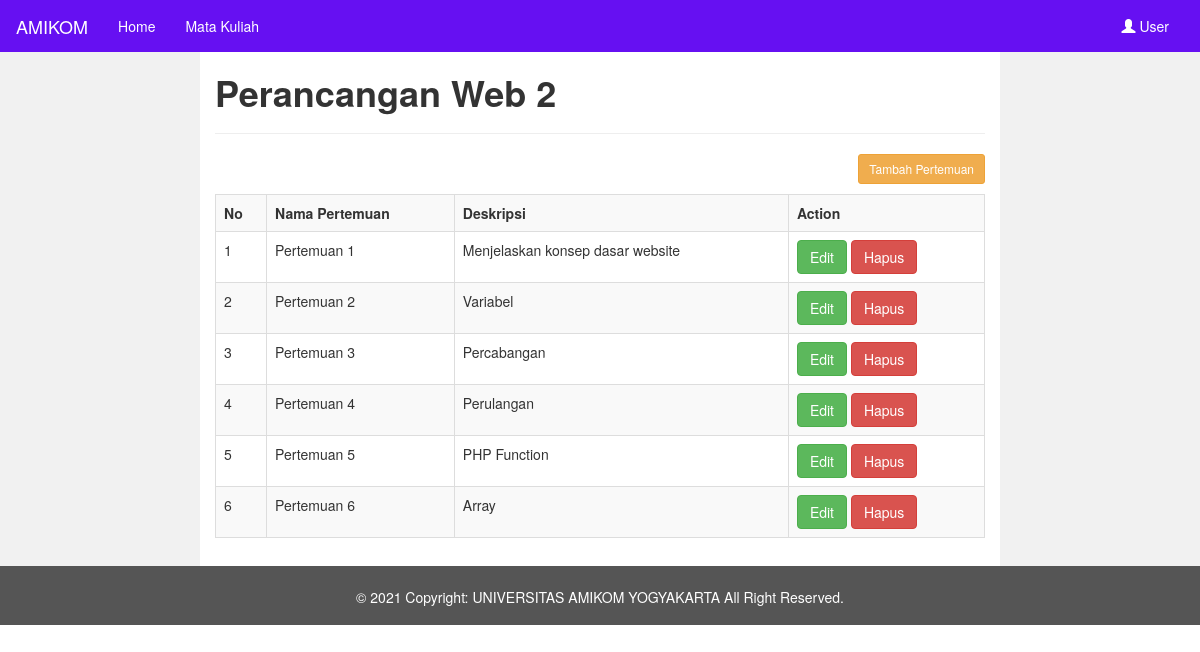
/pertemuan.php?id_matkul=22, run on the app's committed database.
### tables this page shows
CREATE TABLE `matkul` (
  `id_matkul` int(11) NOT NULL,
  `nama_matkul` varchar(255) NOT NULL,
  `deskripsi_matkul` text DEFAULT NULL
);

CREATE TABLE `pertemuan` (
  `id_pertemuan` int(11) NOT NULL,
  `matkul_id` int(11) NOT NULL,
  `nama_pertemuan` varchar(255) NOT NULL,
  `deskripsi_pertemuan` text NOT NULL
);

### pertemuan.php (the view, shortened to what this page needs)
<!DOCTYPE html>
<html lang="en">
<head>
  <link rel="stylesheet" href="https://maxcdn.bootstrapcdn.com/bootstrap/3.4.1/css/bootstrap.min.css">
  <link href="//netdna.bootstrapcdn.com/font-awesome/3.2.1/css/font-awesome.css" rel="stylesheet">
</head>
<body>
<nav class="navbar navbar-light" style="background-color: #6610f2;"">
  <div class="container-fluid">
    <div class="navbar-header">
      <a class="navbar-brand" href="#"><font color="white">AMIKOM</a></font>
    </div>
    <div class="collapse navbar-collapse" id="Navbar">
      <ul class="nav navbar-nav">
        <li class="active"><a href="index_after_login.php"><font color="white">Home</a></font></li>
        <li><a href="matkul.php"><font color="white">Mata Kuliah</a></font></li>
      </ul>
      <ul class="nav navbar-nav navbar-right">
        <li><a href="#"><span class="glyphicon glyphicon-user" style="color:white"></span><font color="white"> User</a></font></li>
      </ul>
    </div>
  </div>
</nav>
<?php
include("connect.php");
$id_matkul = $_GET['id_matkul'];
$sql= "Select * FROM matkul WHERE id_matkul='$id_matkul'" ;
$data = mysqli_query($connect, $sql);
$tampil = mysqli_fetch_array($data);
?>
<div class="container-fluid text-center">
  <div class="row content">
    <div class="col-sm-2 sidenav"></div>
    <div class="col-sm-8 text-left">
      <h1><b><?php echo $tampil['nama_matkul']?></h1></b>
	  <hr>
	  <a class="btn btn-warning btn-sm pull-right" href="tambah_pertemuan.php?id_matkul=<?=$id_matkul?>" role="button">Tambah Pertemuan</a>	  <br><br>
     <div class="card-body">
        <table class="table table-bordered table-striped">
            <tr>
                <th>No</th>
                <th>Nama Pertemuan</th>
                <th>Deskripsi</th>
                <th>Action</th>
            </tr>
<?php
include('connect.php');
$no=1;
$tampil = mysqli_query($connect, "SELECT * FROM pertemuan WHERE matkul_id=$id_matkul");
while($data = mysqli_fetch_array($tampil)):
?>
            <tr>
                <td><?=$no++;?></td>
                <td><?=$data['nama_pertemuan']?></td>
                <td><?=$data['deskripsi_pertemuan']?></td>
                <td>
                    <a href="edit_pertemuan.php?id_pertemuan=<?=$data['id_pertemuan']?>"class="btn btn-success">Edit</a>
					<a href="hapus_pertemuan.php?id_pertemuan=<?=$data['id_pertemuan']?>&id_matkul=<?php echo $id_matkul?>"class="btn btn-danger">Hapus</a>
				</td>
            </tr>
            <?php endwhile; ?>
        </table>
    </div>
    </div>
	<div class="col-sm-2 sidenav"></div>
    </div>
    </div>
<footer class="footer text-center">
  <div class="container">© 2021 Copyright:
            <a class="mr-5" href="https://amikom.ac.id" target="_blank"><font color="white">UNIVERSITAS AMIKOM YOGYAKARTA All Right Reserved.</font></a>
   </div>
</footer>
</body>
</html>

### pertemuan.php (style rules this page uses)
.navbar { margin-bottom: 0; border-radius: 0; }
.row.content { height: 514px }
.sidenav { padding-top: 20px; background-color: #f1f1f1; height: 100%; }
footer { background-color: #555; color: white; padding: 15px; margin-bottom: 0px; }

### data on the page
matkul: nama_matkul "Perancangan Web 2"
pertemuan: nama_pertemuan "Pertemuan 1", deskripsi_pertemuan "Menjelaskan konsep dasar website"
pertemuan: nama_pertemuan "Pertemuan 2", deskripsi_pertemuan "Variabel"
pertemuan: nama_pertemuan "Pertemuan 3", deskripsi_pertemuan "Percabangan"
pertemuan: nama_pertemuan "Pertemuan 4", deskripsi_pertemuan "Perulangan"
pertemuan: nama_pertemuan "Pertemuan 5", deskripsi_pertemuan "PHP Function"
pertemuan: nama_pertemuan "Pertemuan 6", deskripsi_pertemuan "Array"
